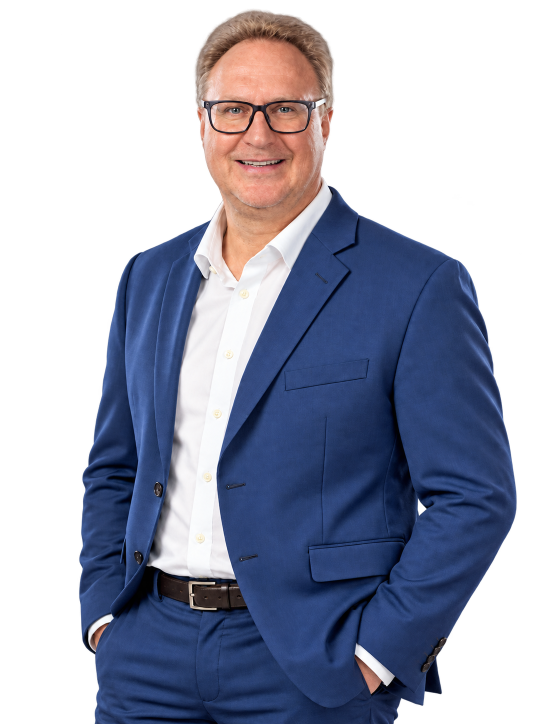
#> input picture assets/oberholz/rotor-src-png/michael-penn.png, 1086 x 1448 px, found by its file name (shown at 1/2 size)
$ python cleanup_pin_and_faces.py
#> lines starting #> are read from the running program, lines starting #| are printed output that depends on the picture
"""Site-wide: remove Service-PIN, swap leftover faces/names (Ute Schorpp, facepile)."""

from __future__ import annotations

import re
from pathlib import Path

from PIL import Image

ROOT = Path(__file__).resolve().parents[1]
MEDIA = ROOT / "public" / "media"
TEAM_DIR = MEDIA / "oberholz-team"

SKIP_DIRS = {"node_modules", ".git", "dist", "assets", ".cursor"}

# Service-PIN footer (PIN code varies per page)
PIN_RE = re.compile(
    r'\s*<div class="text-center d-block">\s*'
    r'<span class="text-muted">Service-PIN:\s*'
    r'<strong class="text-md"[^>]*>[^<]*</strong>\s*'
    r"</span>\s*</div>",
    re.IGNORECASE,
)

NAME_REPLACEMENTS: list[tuple[str, str]] = [
    ("Kersten Streit", "Michael Oberholz"),
    ("Wolfgang Mayer", "Felix Lesch"),
    ("Axel Winkler", "Michael Penn"),
    ("René Mohr", "Pascal Kopp"),
    ("Rene Mohr", "Pascal Kopp"),
    ("Ren&eacute; Mohr", "Pascal Kopp"),
    ("Christian Munz", "Lubka Röger"),
    ("Ute Schorpp", "Lubka Röger"),
    ("Teamleiterin Kundenberatung", "Immobilienberaterin"),
    ("Gebietsleiterin Immobilienverkauf", "Immobilienberaterin"),
    ("Gebietsleiter Immobilienverkauf", "Immobilienberater"),
    ("Leitung Immobilienverkauf", "Inhaber &amp; Sachverständiger"),
    ("Leitung Immobilienvermittlung", "Inhaber &amp; Sachverständiger"),
    ("Leiter Immobilienverkauf", "Inhaber &amp; Sachverständiger"),
    ("streit_facepile.jpg", "oberholz_facepile.jpg"),
    ("streit_facepile_1.jpg", "oberholz_facepile.jpg"),
    ("team_schorpp.jpg", "lubka-roeger.jpg"),
    (r"\/media\/team\/team_schorpp.jpg", r"\/media\/team\/lubka-roeger.jpg"),
    ("/media/team/team_schorpp.jpg", "/media/team/lubka-roeger.jpg"),
]

# Facepile / avatar / team files to overwrite with Oberholz portraits
FACE_MAP: list[tuple[str, str]] = [
    # (relative under public/media, team source png)
    ("facepile/profilbild_winkler.jpg", "michael-penn.png"),
    ("facepile/profilbild_mayer.jpg", "felix-lesch.png"),
    ("facepile/streit_facepile.jpg", "michael-oberholz.png"),
    ("facepile/streit_facepile_1.jpg", "michael-oberholz.png"),
    ("facepile/team_mohr.jpg", "pascal-kopp.png"),
    ("facepile/munz_ie.png", "lubka-roeger.png"),
    ("facepile/oberholz_facepile.jpg", "michael-oberholz.png"),
    ("team/streit_facepile.jpg", "michael-oberholz.png"),
    ("team/oberholz_facepile.jpg", "michael-oberholz.png"),
    ("team/lubka-roeger.jpg", "lubka-roeger.png"),
    ("team/team_schorpp.jpg", "lubka-roeger.png"),
]


def save_as(src: Path, dest: Path, max_width: int = 480) -> None:
#> called with max_width = 480
    im = Image.open(src).convert("RGBA")
#> im is the input picture: PIL image 1086x1448 RGBA; mean R, G, B, A 44.1, 48.5, 66, 137.5
    if im.width > max_width:
        ratio = max_width / im.width
#> ratio = 0.442
        im = im.resize(
            (max_width, max(1, round(im.height * ratio))),
            Image.Resampling.LANCZOS,
        )
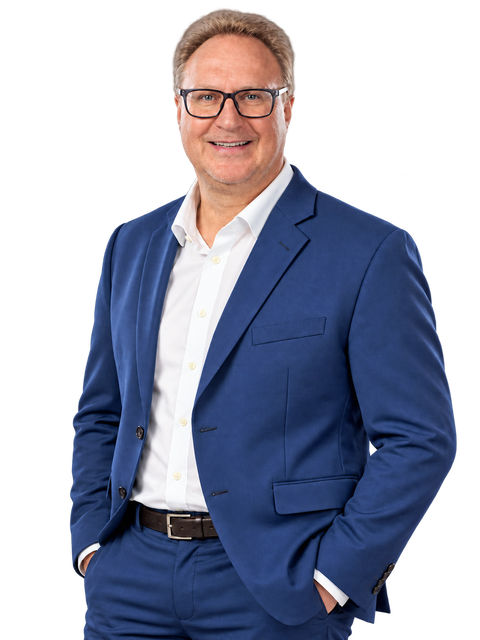
#> im: PIL image 480x640 RGBA; mean R, G, B, A 44.2, 48.4, 66, 137.5; transparent parts drawn white
    dest.parent.mkdir(parents=True, exist_ok=True)
    suffix = dest.suffix.lower()
    if suffix in {".jpg", ".jpeg"}:
        # RGB on white for JPEG
        bg = Image.new("RGB", im.size, (255, 255, 255))
#> bg: PIL image 480x640 RGB; every value is 255
        bg.paste(im, mask=im.split()[-1])
        bg.save(dest, "JPEG", quality=88, optimize=True)
    else:
        im.save(dest, "PNG", optimize=True)


def overwrite_faces() -> int:
    n = 0
    for rel, team_file in FACE_MAP:
        src = TEAM_DIR / team_file
        if not src.exists():
            raise SystemExit(f"missing team image: {src}")
        dest = MEDIA / rel
        save_as(src, dest)
        print("face", dest.relative_to(ROOT))
        n += 1
#> pass 2 of the loop in overwrite_faces, `for rel, team_file in FACE_MAP:`:
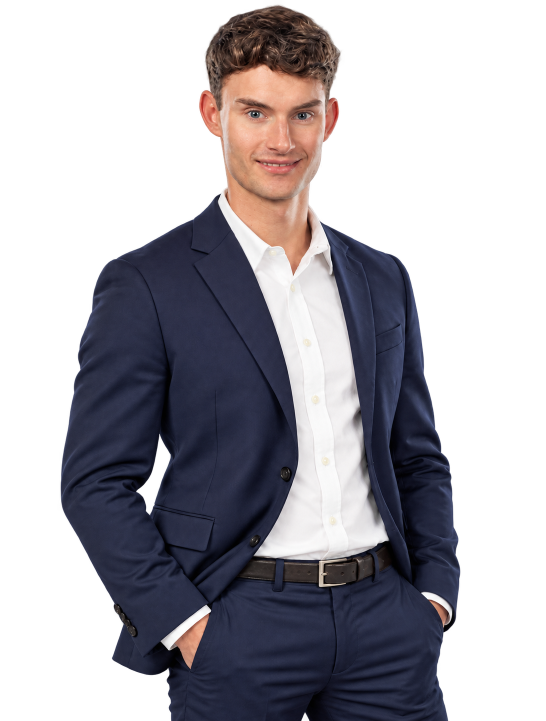
#> input picture assets/oberholz/rotor-src-png/felix-lesch.png, 1092 x 1441 px, found by its file name (shown at 1/2 size)
#> in save_as, im is the input picture: PIL image 1092x1441 RGBA; mean R, G, B, A 39.4, 37.2, 43.3, 121.4
#> in save_as (call 2), `im = im.resize( (max_width, max(1, round(im.height * ratio))), Image.R..`:
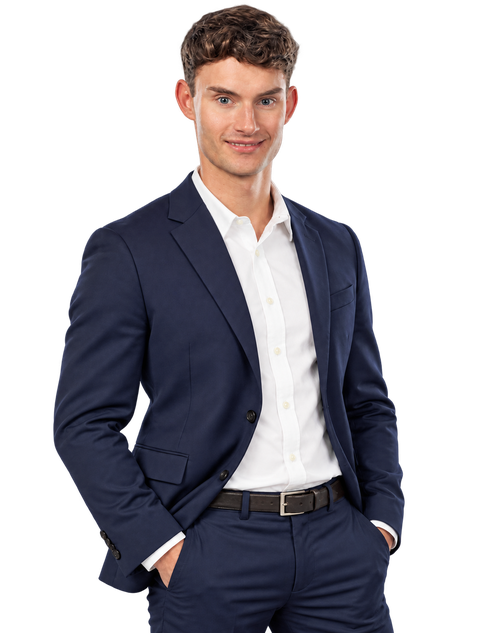
#> im: PIL image 480x633 RGBA; mean R, G, B, A 39.4, 37.3, 43.3, 121.5; transparent parts drawn white
#> pass 3 of the loop in overwrite_faces, `for rel, team_file in FACE_MAP:`:
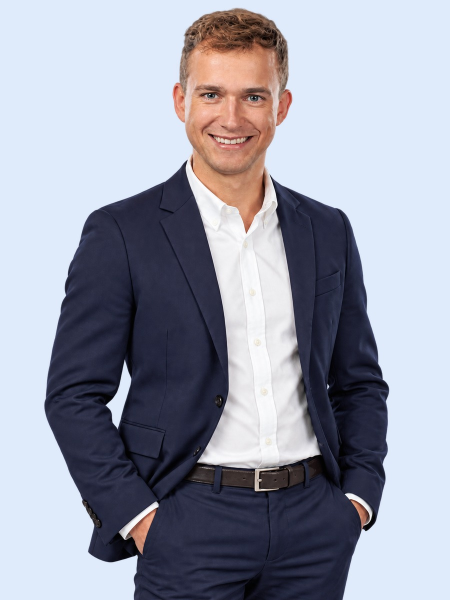
#> input picture assets/oberholz/rotor-preview/michael-oberholz.jpg, 900 x 1200 px, given in place of michael-oberholz.png, which was not available (shown at 1/2 size)
#> in save_as (call 3), `im = im.resize( (max_width, max(1, round(im.height * ratio))), Image.R..`:
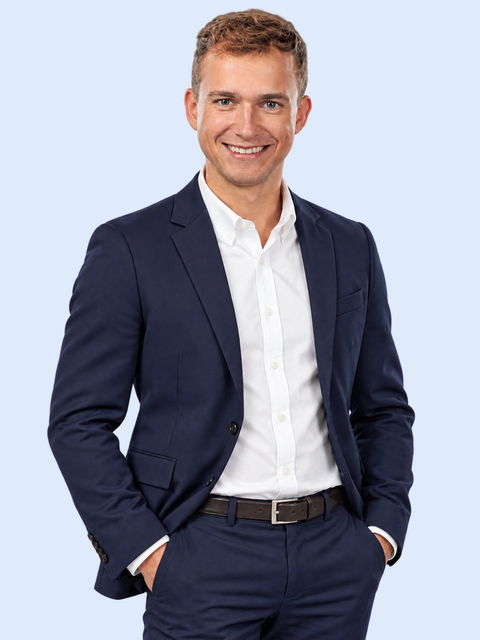
#> im: PIL image 480x640 RGBA; mean R, G, B, A 154.1, 157.1, 170.7, 255
#> the loop made 5 passes; the first 3 are shown

    # hashed videocard avatars
    vdir = MEDIA / "videocard_avatar"
    if vdir.exists():
        mapping = {
            "streit_facepile": "michael-oberholz.png",
            "profilbild_mayer": "felix-lesch.png",
            "profilbild_winkler": "michael-penn.png",
            "team_mohr": "pascal-kopp.png",
            "munz_ie": "lubka-roeger.png",
        }
        for path in vdir.iterdir():
            if not path.is_file():
                continue
            lower = path.name.lower()
            for key, team_file in mapping.items():
                if key in lower:
                    save_as(TEAM_DIR / team_file, path)
                    print("avatar", path.relative_to(ROOT))
                    n += 1
                    break
    return n


# [48 lines left out: functions patch_html, iter_html, not called in this run]


def main() -> None:
    faces = overwrite_faces()
    print("faces_written", faces)

    files = iter_html()
    print("html_files", len(files))
    pin_total = 0
    name_total = 0
    changed = 0
    for i, path in enumerate(files, 1):
        pin_n, name_n = patch_html(path)
        if pin_n or name_n:
            changed += 1
            pin_total += pin_n
            name_total += name_n
        if i % 2000 == 0:
            print(f"progress {i}/{len(files)} changed {changed}")

    print("done changed", changed, "pins", pin_total, "names", name_total)

    # Verify Felde
    for p in (ROOT / "public/regionen/felde").rglob("*.html"):
        t = p.read_text(encoding="utf-8", errors="replace")
        print(
            "verify",
            p.name,
            "PIN",
            "Service-PIN" in t,
            "Ute",
            "Ute Schorpp" in t,
            "Schorpp",
            "Schorpp" in t,
            "winkler_path",
            "profilbild_winkler" in t,
        )


if __name__ == "__main__":
#> (the run stopped early here; a loop or call above may not have finished)
